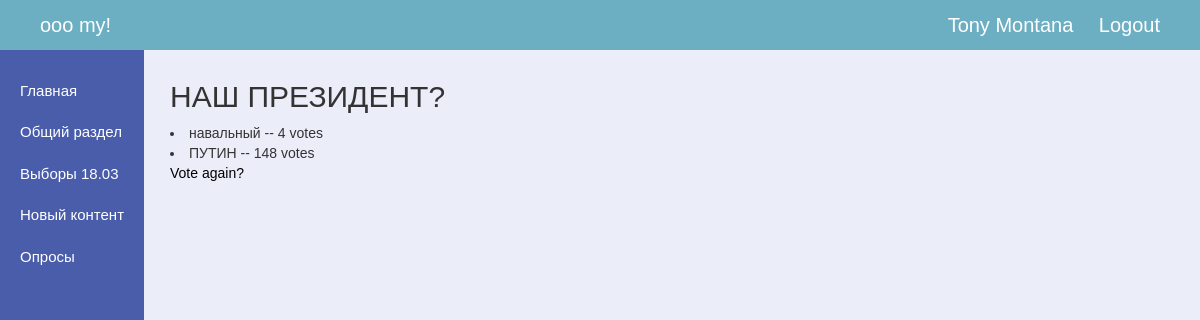
/polls/2/results/ (signed in), run on the app's committed database.
### login/models.py (models this page shows, shortened)
class User_based(AbstractBaseUser):
    user_name = models.CharField(max_length=80, unique=True)
    public_name = models.CharField(max_length=40)
    user_email = models.EmailField(
        verbose_name = 'email adress',
        max_length=255,
        unique= True,
    )
    is_active = models.BooleanField(default=True)
    is_admin = models.BooleanField(default=False)
    objects = User_basedManager()
    USERNAME_FIELD = 'user_name'
    EMAIL_FIELD = 'user_email'
    REQUIRED_FIELDS = ['public_name', 'user_email']

### polls/models.py (models this page shows, shortened)
class Question(models.Model):
    question_text = models.CharField(max_length=200)
    date = models.DateTimeField('date published')
    def was_published_recently(self):
        now = timezone.now()
        return now - datetime.timedelta(days=1) <= self.date <= now
    was_published_recently.admin_order_field = 'date'
    was_published_recently.boolean = True
    was_published_recently.short_description = 'Published recently?'

class Choice(models.Model):
    question = models.ForeignKey(Question, on_delete=models.CASCADE)
    choice_text = models.CharField(max_length=200)
    votes = models.IntegerField(default=0)

### polls/views.py (the view)
# urls.py: path('<int:pk>/results/', views.ResultsView.as_view(), name='results'),
class ResultsView(generic.DetailView):
    model = Question
    template_name = 'polls/results.html'
    context_object_name = 'question_result'

### polls/templates/polls/results.html
{% extends "personal/header.html" %}
{% block content %}
    <h2>{{ question_result.question_text }}</h2>
    {% for choice in question_result.choice_set.all %}
        <li>
            {{choice.choice_text}} -- {{choice.votes}}
            vote{{choice.votes|pluralize}}
        </li>
    {% endfor %}
    <a href="{% url 'polls:index' %}">Vote again?</a>
{% endblock %}

### personal/templates/personal/header.html (shortened to what this page needs)
<!DOCTYPE html>
<html lang="ru">
<head>
	{% load staticfiles %}
    <link rel="stylesheet" href="{% static 'personal/css/bootstrap.min.css' %}" type = "text/css"/>
    <link rel="stylesheet" href="{% static 'personal/css/normalize.css' %}" type = "text/css"/>
	<link rel="stylesheet" href="{% static 'personal/css/main.css' %}" type = "text/css"/>
</head>
<body>
	<div id="wrapper-content">
		<header id="header">
			<p>ooo my!</p>
			<div class="wrapper-login">
				{% if user.is_authenticated %}
					<a href="{% url 'home:index' %}">{{user.public_name}}</a>
					<a href="{% url 'login:call_logout' %}">Logout</a>
				{% else %}
					<a href="{% url 'login:index' %}">Вход</a>
					<a href="{% url 'login:call_registration' %}">Регистрация</a>
				{% endif %}
			</div>
		</header>
		<section id="wrapper-body-content">
			<nav id="navigation">
				<ul>
					<li><a href="{% url 'home:index' %}">Главная</a></li>
					<li><a href="/blog">Общий раздел</a></li>
					<li><a href="{% url 'polls:index' %}">Выборы 18.03</a></li>
					<li><a href="/admin">Новый контент</a></li>
					<li><a href="/polls">Опросы</a></li>
				</ul>
			</nav>
			<section id="content">
				{% block content %}
				{% endblock %}
			</section>
		</section>
	</div>
</body>
</html>

### personal/static/personal/css/main.css (style rules this page uses)
html { font-size: 10px; }
a { text-decoration: none; color: #000; }
p { margin: 0; }
body { font-family: sans-serif; background-color: #ebedf9; }
header#header { background-color: #6dafc2; position: fixed; min-width: 100%; padding: 0 4rem; line-height: 50px; font-size: 2rem; height: 50px; }
header#header p, header#header a { display: inline-block; color: #fff; }
header#header .wrapper-login { float: right; text-align: right; }
header#header .wrapper-login a { margin-left: 2rem; }
#navigation { background-color: #4a5dab; padding-top: 20px; height: 100vh; position: fixed; float: left; font-size: 1.5rem; margin-right: auto; }
#navigation ul { padding: 0; padding-left: 20px; padding-right: 20px; text-align: left; margin: 0; list-style-type: none; }
#navigation ul li { padding: 1rem 0; }
#navigation ul li a { color: #fff; }
#wrapper-body-content { padding-top: 50px; min-width: 100%; }
#content { margin-right: auto; position: static; padding-left: 170px; padding-top: 10px; }

### data on the page
User_based: public_name "Tony Montana"
Question: question_text "НАШ ПРЕЗИДЕНТ?"
Choice: choice_text "навальный", votes "4"
Choice: choice_text "ПУТИН", votes "148"
